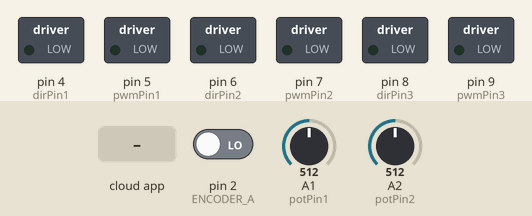
This sketch was run on a simulated Arduino Uno, built with avr-gcc and run on an emulated ATmega328P. On the bench: switched loads named in the sketch (green lamp = pin HIGH). The inputs (shaded band) are chosen by the test bench; at power-on: pin 2 (ENCODER_A) LOW, A1 (potPin1) = 512, A2 (potPin2) = 512. The ROS host is connected and sends only what is stated.

Above: at 1.2 s.
1.3 s: the phone or cloud app sets pwm1 to -100
At 2.5 s:
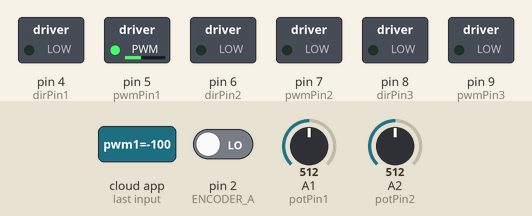
2.8 s: the phone or cloud app sets pwm2 to 0
At 3.6 s:
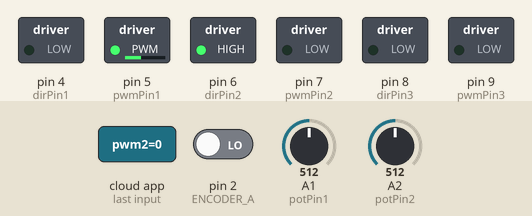
4.3 s: the phone or cloud app sets pwm3 to -100
At 4.7 s:
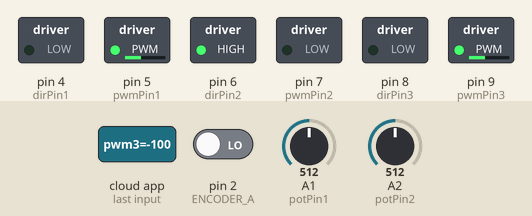
5.8 s: the phone or cloud app sets pwm1 to 0
At 7.0 s:
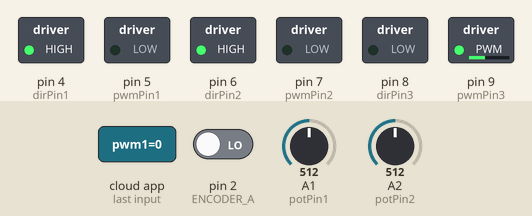
7.3 s: the phone or cloud app sets pwm2 to -100
At 8.2 s:
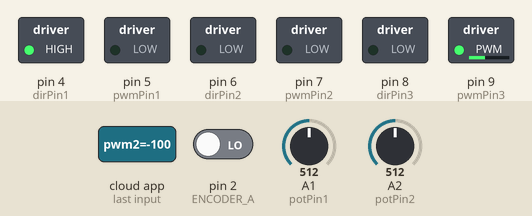
8.8 s: the phone or cloud app sets pwm3 to 0
At 9.4 s:
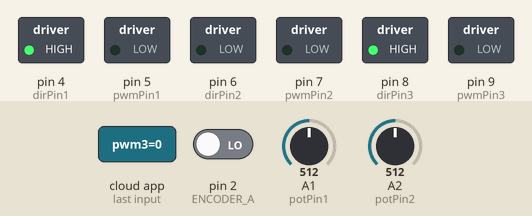
Timing chart, 0 to 11.3 s (numbered marks = the images above; inputs shaded):
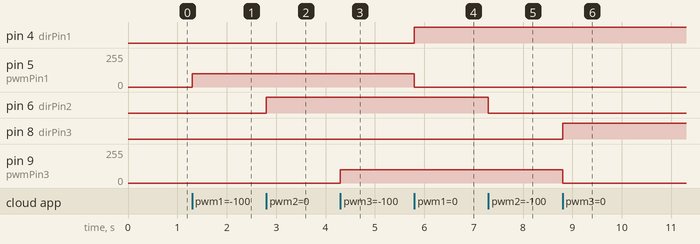

The sketch:

ROS_PWM_Interface.ino
```cpp
#include <ros.h>
#include <std_msgs/Float32.h>

// Pins for potentiometers
const int potPin1 = A1;
const int potPin2 = A2;

// Pins for three motor drivers
const int dirPin1 = 4;
const int pwmPin1 = 5;
const int dirPin2 = 6;
const int pwmPin2 = 7;
const int dirPin3 = 8;
const int pwmPin3 = 9;

#define ENCODER_A 2
#define ENCODER_B 3
volatile int rpmcount = 0;
const int COUNTS_PER_REV = 4225;

const float JOINT1_ANGLE_MIN = 18;
const float JOINT1_ANGLE_MAX = 280;
const float JOINT2_ANGLE_MIN = 44.6;
const float JOINT2_ANGLE_MAX = 304.6;


ros::NodeHandle nh;

std_msgs::Float32 float_msg1;
std_msgs::Float32 float_msg2;
std_msgs::Float32 float_msg3;
std_msgs::Float32 rpm_msg;

std_msgs::Float32 test_msg1;
std_msgs::Float32 test_msg2;
std_msgs::Float32 test_msg3;

float angle1, angle2, angle3;


// ROS Publishers
ros::Publisher joint1_theta("joint1_theta", &float_msg1);
ros::Publisher joint2_theta("joint2_theta", &float_msg2);
ros::Publisher joint3_theta("joint3_theta", &float_msg3);
ros::Publisher rpm_data("rpmcount", &float_msg2);

ros::Publisher testing1("testing1", &test_msg1);
ros::Publisher testing2("testing2", &test_msg2);
ros::Publisher testing3("testing3", &test_msg3);


// Callback function when receivng a rostopic for pwm1
// Write pwm1 to joint1 (rotational arm base)
void pwmCallback1(const std_msgs::Float32& msg) {
  float pwm = msg.data;
  pwmWrite(pwmPin1, dirPin1, pwm);
  testing1.publish(&msg);
}

// Callback function when receivng a rostopic for pwm2
// Write pwm2 to joint2 (arm elbow motor)
void pwmCallback2(const std_msgs::Float32& msg) {
  float pwm = msg.data;
  pwmWrite(pwmPin2, dirPin2, pwm);
  testing2.publish(&msg);
}

// Callback function when receivng a rostopic for pwm3
// Write pwm3 to joint3 (end effector motor)
void pwmCallback3(const std_msgs::Float32& msg) {
  float pwm = msg.data;
  pwmWrite(pwmPin3, dirPin3, pwm);
  testing3.publish(&msg);
}

// ROS Subscribers to pwm signal 1, 2, and 3 topics
ros::Subscriber<std_msgs::Float32> pwm1("pwm1", &pwmCallback1 );
ros::Subscriber<std_msgs::Float32> pwm2("pwm2", &pwmCallback2 );
ros::Subscriber<std_msgs::Float32> pwm3("pwm3", &pwmCallback3 );


// Function to read in potentiometer values from pin and convert to value
float getPotAngle(int potPin) {
  int value;
  float angle;
  value = analogRead(potPin);
  if (potPin == A1) {
    angle = map(value, 0, 1023, JOINT1_ANGLE_MIN, JOINT1_ANGLE_MAX);
  }
  if (potPin == A2) {
    angle = map(value, 0, 1023, JOINT2_ANGLE_MIN, JOINT2_ANGLE_MAX);
  }

  return angle;
}


float getEncoderAngle() {
  float value, angle;
  if (rpmcount >= 0) {
    value = rpmcount % COUNTS_PER_REV;
    angle = map(value, 0, COUNTS_PER_REV, 0, 360);
  }
  else {
    value = rpmcount % COUNTS_PER_REV;
    angle = map(value, 0, -1*COUNTS_PER_REV, 0, -360);
  }
  return angle;
}


// Function to move motor to desired position/angle
void pwmWrite(int motorPWM, int motorDIR, float pwm) {
  if (pwm >= 0) {
    digitalWrite(motorDIR, HIGH);
  }
  else {
    digitalWrite(motorDIR, LOW);
  }
  pwm = abs(pwm);
  analogWrite(motorPWM, pwm);
}


void setup() {
  nh.initNode();
  nh.advertise(joint1_theta);
  nh.advertise(joint2_theta);
  nh.advertise(joint3_theta);
  nh.advertise(rpm_data);
  nh.advertise(testing1);
  nh.advertise(testing2);
  nh.advertise(testing3);
  nh.subscribe(pwm1);
  nh.subscribe(pwm2);
  nh.subscribe(pwm3);

  pinMode(ENCODER_A, INPUT);
  pinMode(ENCODER_B, INPUT);
  pinMode(potPin1, INPUT);
  pinMode(potPin2, INPUT);

  pinMode(pwmPin1, OUTPUT);
  pinMode(dirPin1, OUTPUT);
  pinMode(pwmPin2, OUTPUT);
  pinMode(dirPin2, OUTPUT);
  pinMode(pwmPin3, OUTPUT);
  pinMode(dirPin3, OUTPUT);

  attachInterrupt(0, rpm_motor, FALLING);
}

// Use loop to update the readings of the current motor positions
// and publish them as rostopics for a Python node to subscibe and
// utilize arm kinematics to compute desired angles/positions.
void loop() {

  angle1 = getPotAngle(potPin1);
  float_msg1.data = angle1;
  joint1_theta.publish( &float_msg1 );

  angle2 = getPotAngle(potPin2);
  float_msg2.data = angle2;
  joint2_theta.publish( &float_msg2 );

  angle3 = getEncoderAngle();
  float_msg3.data = angle3;
  joint3_theta.publish( &float_msg3 );

  rpm_msg.data = rpmcount;
  rpm_data.publish( &rpm_msg );

  nh.spinOnce();
}


void rpm_motor(){
  if (digitalRead(ENCODER_A) == HIGH) {
    if (digitalRead(ENCODER_B) == LOW) {
      rpmcount++;
    } else {
      rpmcount--;
    }
  } else {
    if (digitalRead(ENCODER_B) == LOW) {
      rpmcount--;
    } else {
      rpmcount++;
    }
  }
}
```

Measured:
- after the input at 1.3 s, pin 5 (pwmPin1): 0/255 → 100/255 at once
- after the input at 2.8 s, pin 6 (dirPin2): LOW → HIGH at once
- after the input at 4.3 s, pin 9 (pwmPin3): 0/255 → 100/255 at once
- after the input at 5.8 s, pin 4 (dirPin1): LOW → HIGH at once; pin 5 (pwmPin1): 100/255 → 0/255 at once
- after the input at 7.3 s, pin 6 (dirPin2): HIGH → LOW at once
- after the input at 8.8 s, pin 8 (dirPin3): LOW → HIGH at once; pin 9 (pwmPin3): 100/255 → 0/255 at once
